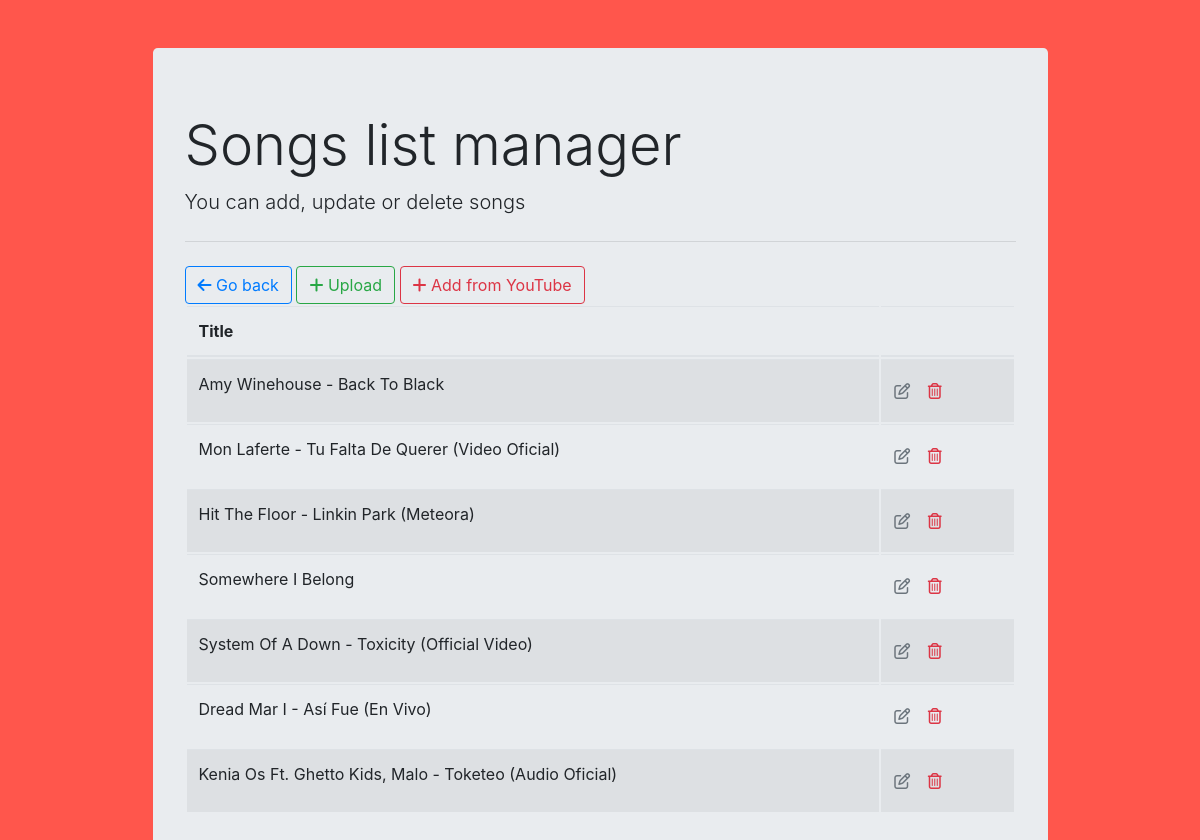
Before: /manage/ with the older database file.
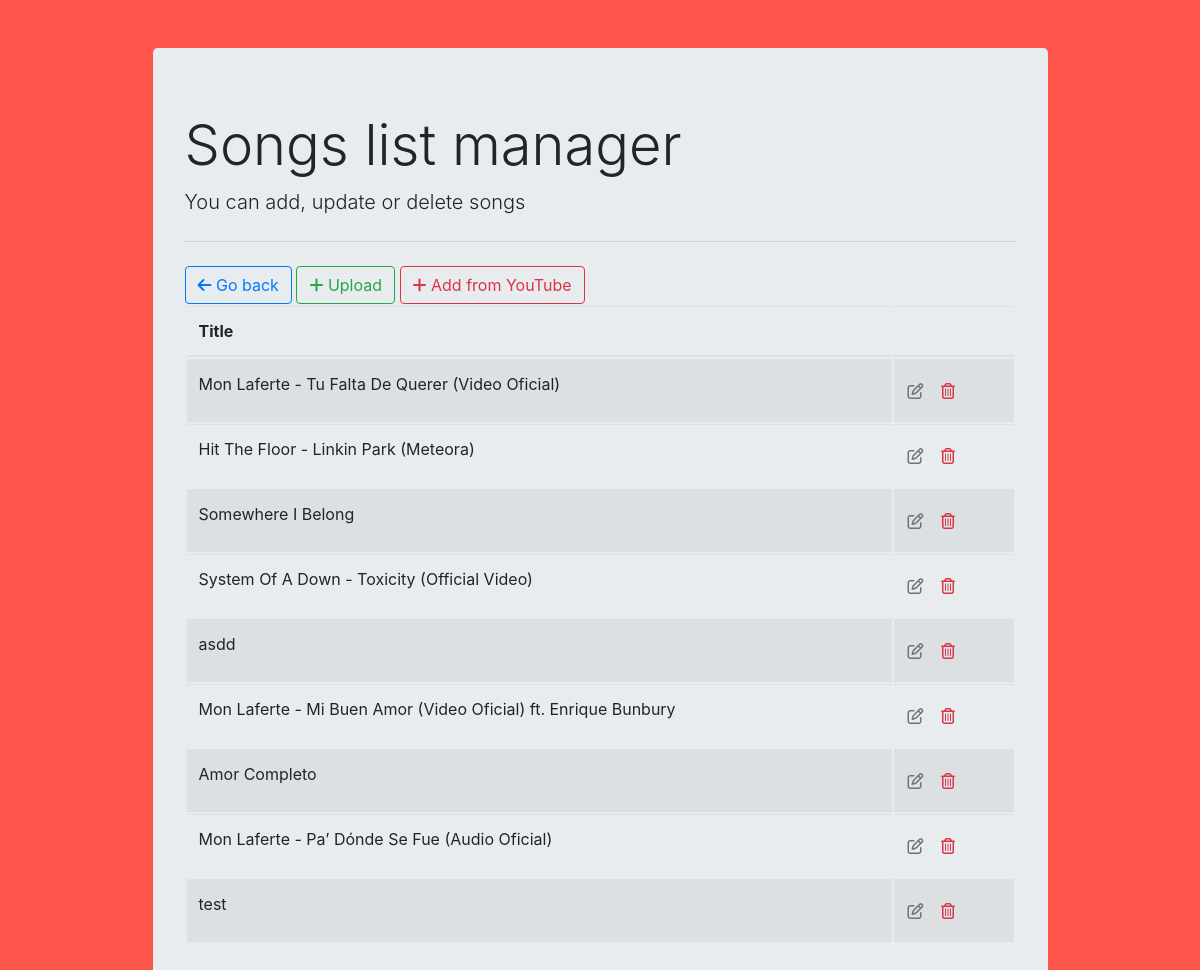
After: the same page with the newer database file.
### songs/models.py (models this page shows, shortened)
class Song(models.Model):
    title = models.CharField(max_length=256)
    artist = models.CharField(max_length=256, null=True, blank=True)
    album = models.ForeignKey(Album, on_delete=models.SET_NULL, null=True, blank=True)
    time_length = models.DecimalField(max_digits=10, decimal_places=2, blank=True)
    image = models.ImageField(default='img/default.jpg', upload_to='img/', blank=True, null=True)
    image_url = models.CharField(max_length=256, default='media/img/default.jpg', blank=True, null=True)
    audio_file = models.FileField(upload_to='songs', validators=[validate_is_audio], null=True, blank=True)

### songs/views.py (the view)
# urls.py: path('manage/', ManageListView.as_view(), name='manage'),
class ManageListView(ListView):
    model = Song
    template_name = 'songs/manage.html'
    context_object_name = 'songs'

### songs/templates/songs/manage.html (shortened to what this page needs)
{% extends 'songs/base.html' %}
{% block content %}
<div class="container">
    <div class="col-md-10 offset-md-1 mt-5">
    <div class="jumbotron">
        <h1 class="display-4">Songs list manager</h1>
        <p class="lead">You can add, update or delete songs</p>
        <hr class="my-4">
        <a href="{% url 'songs:home' %}" class="btn btn-outline-primary">
            <i class="fas fa-arrow-left"></i> Go back</a>
        <a href="{% url 'songs:upload' %}" class="btn btn-outline-success">
            <i class="fas fa-plus"></i> Upload</a>
        <a href="{% url 'songs:download' %}" class="btn btn-outline-danger">
            <i class="fas fa-plus"></i> Add from YouTube</a>
        <table class="table table-striped">
            <thead>
                <tr>
                    <th>Title</th>
                    <th></th>
                </tr>
            </thead>
            <tbody>
                {% for song in songs %}
                    <tr>
                        <td>{{song.title}}</td>
                        <td>
                            <a href="{% url 'songs:update' song.id %}" class="btn text-secondary px-0">
                                <i class="far fa-edit"></i>
                            </a>
                            <form action="{% url 'songs:delete' song.id %}" method="POST" class="d-inline">
                                <button type="submit" class="btn" style="background-color:transparent; border:none;">
                                    <i class="far fa-trash-alt text-danger"></i>
                                </button>
                            </form>
                        </td>
                    </tr>
                {% endfor %}
            </tbody>
        </table>
        </div>
    </div>
</div>
{% endblock %}

Changed rows visible on the page:
removed Song: title "Amy Winehouse - Back To Black"
removed Song: title "Dread Mar I - Así Fue (En Vivo)"
changed Song: title "Kenia Os Ft. Ghetto Kids, Malo - Toketeo (Audio Oficial)" → "asdd"
added Song: title "Mon Laferte - Mi Buen Amor (Video Oficial) ft. Enrique Bunbury"
added Song: title "Amor Completo"
added Song: title "Mon Laferte - Pa’ Dónde Se Fue (Audio Oficial)"
added Song: title "test"
